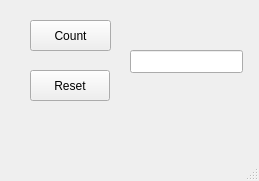
<?xml version="1.0" encoding="UTF-8"?>
<ui version="4.0">
 <class>MainWindow</class>
 <widget class="QMainWindow" name="MainWindow">
  <property name="geometry">
   <rect>
    <x>0</x>
    <y>0</y>
    <width>259</width>
    <height>181</height>
   </rect>
  </property>
  <property name="windowTitle">
   <string>MainWindow</string>
  </property>
  <widget class="QWidget" name="centralwidget">
   <widget class="QPushButton" name="btnCount">
    <property name="geometry">
     <rect>
      <x>30</x>
      <y>20</y>
      <width>81</width>
      <height>31</height>
     </rect>
    </property>
    <property name="text">
     <string>Count</string>
    </property>
   </widget>
   <widget class="QPushButton" name="btnReset">
    <property name="geometry">
     <rect>
      <x>30</x>
      <y>70</y>
      <width>80</width>
      <height>31</height>
     </rect>
    </property>
    <property name="text">
     <string>Reset</string>
    </property>
   </widget>
   <widget class="QLineEdit" name="edCount">
    <property name="geometry">
     <rect>
      <x>130</x>
      <y>50</y>
      <width>113</width>
      <height>23</height>
     </rect>
    </property>
   </widget>
  </widget>
  <widget class="QMenuBar" name="menubar">
   <property name="geometry">
    <rect>
     <x>0</x>
     <y>0</y>
     <width>259</width>
     <height>20</height>
    </rect>
   </property>
  </widget>
  <widget class="QStatusBar" name="statusbar"/>
 </widget>
 <resources/>
 <connections/>
</ui>
